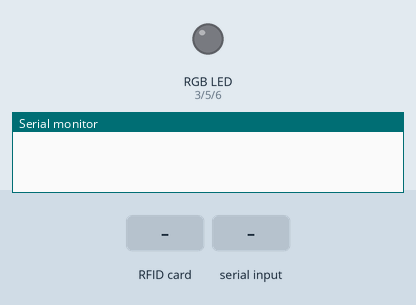
This sketch was run on a simulated Arduino Uno, built with avr-gcc and run on an emulated ATmega328P. Shown: an RGB LED mixed from three pins (HIGH = lit), the last lines printed to the serial monitor. Dashed ring = blinking. The inputs (shaded band) are chosen by the test bench. Pins used as bus, display or sensor lines are not drawn.

Above: at 1.2 s.
1.3 s: RFID card 5E 7A 19 C4 held to the reader
At 2.2 s:
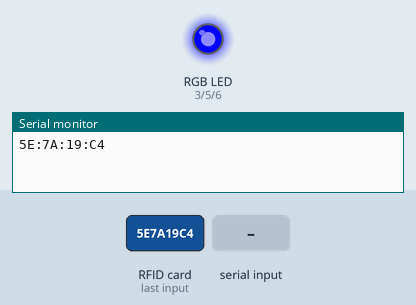
2.8 s: "AUTHORIZED\n" received over Serial
At 3.06 s:
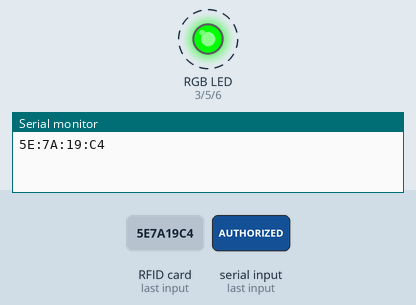
Timing chart, 0 to 5.8 s (numbered marks = the images above; inputs shaded):
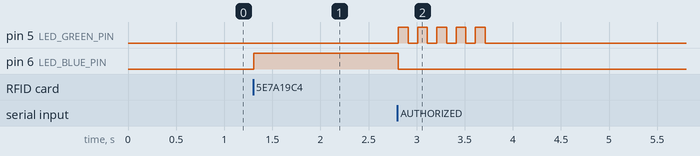

The sketch:

AccessControl.ino
```cpp
/*
 * --------------------------------------------------------------------------------------------------------------------
 * RFID Access Control
 * --------------------------------------------------------------------------------------------------------------------
 * Using MFRC522 library  https://github.com/miguelbalboa/rfid
 * Pins :
 * RST/Reset   RST          9
 * SPI SS      SDA(SS)      10
 * SPI MOSI    MOSI         11 / ICSP-4
 * SPI MISO    MISO         12 / ICSP-1
 * SPI SCK     SCK          13 / ICSP-3
 */

#include <SPI.h>
#include <MFRC522.h>

#define SS_PIN 10
#define RST_PIN 9
#define LED_GREEN_PIN 5
#define LED_RED_PIN 3
#define LED_BLUE_PIN 6

MFRC522 rfid(SS_PIN, RST_PIN); // Instance of the class
String uid = ""; // Card UID
String response = ""; // Serial response buffer

void setup() {

  // init
  Serial.setTimeout(5000); // mongolab is SLOW
  Serial.begin(9600);
  SPI.begin(); // Init SPI bus
  rfid.PCD_Init(); // Init MFRC522

  // conf led pins
  pinMode(LED_GREEN_PIN, OUTPUT);
  pinMode(LED_BLUE_PIN, OUTPUT);
  pinMode(LED_RED_PIN, OUTPUT);
  digitalWrite(LED_GREEN_PIN, LOW);
  digitalWrite(LED_BLUE_PIN, LOW);
  digitalWrite(LED_RED_PIN, LOW);
}

void loop() {

  // Was the card just scanned ? (avoid spam)
  if ( ! rfid.PICC_IsNewCardPresent())
    return;

  // Is the card UID available ?
  if ( ! rfid.PICC_ReadCardSerial())
    return;

  MFRC522::PICC_Type piccType = rfid.PICC_GetType(rfid.uid.sak);
  // Is the card type supported ?
  if (piccType != MFRC522::PICC_TYPE_MIFARE_MINI &&
    piccType != MFRC522::PICC_TYPE_MIFARE_1K &&
    piccType != MFRC522::PICC_TYPE_MIFARE_4K) {
    return;
  }

  // Light up the blue led to indicate that the card is being processed
  enableLed(0, 0, 255);

  // Convert card UID to string for convenience
  uidToString();

  // Send the UID to the serial port
  Serial.println(uid);

  // Wait and read response from serial port
  response = Serial.readStringUntil('\n');
  if (response == "AUTHORIZED") {
    blinkLed(0, 255, 0);
  } else {
    blinkLed(255, 0, 0);
  }

  // Cleanup
  Serial.flush();
  response = "";

  // Stop reading card
  rfid.PICC_HaltA();
}

// LED HELPERS

void blinkLed(int red, int green, int blue) { // Quickly flash the rgb led
  for(int i=0; i<5; i++) {
    enableLed(red, green, blue);
    delay(100);
    disableLed();
  }
}

void enableLed(int red, int green, int blue) { // Turn on the rgb led
  analogWrite(LED_RED_PIN, red);
  analogWrite(LED_GREEN_PIN, green);
  analogWrite(LED_BLUE_PIN, blue);
}

void disableLed() { // Turn off the rgb led
  analogWrite(LED_GREEN_PIN, 0);
  analogWrite(LED_RED_PIN, 0);
  analogWrite(LED_BLUE_PIN, 0);
  delay(100);
}

// RFID HELPERS

void uidToString() { // Converts the card UID into a string and store it
  uid = "";
  for (byte i = 0; i < rfid.uid.size; i++)
  {
     uid.concat(String(rfid.uid.uidByte[i] < 0x10 ? "0" : ""));
     uid.concat(String(rfid.uid.uidByte[i], HEX));
     if (i != rfid.uid.size-1) {
      uid.concat(":");
     }
  }
  uid.toUpperCase();
}
```

Measured:
- after the input at 1.3 s, pin 6 (LED_BLUE_PIN): LOW → HIGH at once
- after the input at 2.8 s, pin 3 (LED_RED_PIN): stops changing and stays LOW; pin 5 (LED_GREEN_PIN): alternates HIGH for 0.10 s and LOW for 0.10 s, 10 changes in all, then stays LOW, starting at once; pin 6 (LED_BLUE_PIN): HIGH → LOW after 0.01 s instead of 3.5 s
